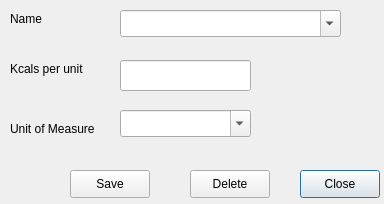
<?xml version="1.0" encoding="UTF-8"?>
<ui version="4.0">
 <class>FoodTypes</class>
 <widget class="QDialog" name="FoodTypes">
  <property name="geometry">
   <rect>
    <x>0</x>
    <y>0</y>
    <width>384</width>
    <height>204</height>
   </rect>
  </property>
  <property name="minimumSize">
   <size>
    <width>384</width>
    <height>204</height>
   </size>
  </property>
  <property name="windowTitle">
   <string>Manage Food Types</string>
  </property>
  <widget class="QPushButton" name="cmdManageFoodClose">
   <property name="geometry">
    <rect>
     <x>300</x>
     <y>170</y>
     <width>80</width>
     <height>28</height>
    </rect>
   </property>
   <property name="text">
    <string>Close</string>
   </property>
  </widget>
  <widget class="QPushButton" name="cmdSave">
   <property name="geometry">
    <rect>
     <x>70</x>
     <y>170</y>
     <width>80</width>
     <height>28</height>
    </rect>
   </property>
   <property name="text">
    <string>Save</string>
   </property>
  </widget>
  <widget class="QComboBox" name="cmbFoodType">
   <property name="geometry">
    <rect>
     <x>120</x>
     <y>10</y>
     <width>221</width>
     <height>27</height>
    </rect>
   </property>
   <property name="editable">
    <bool>true</bool>
   </property>
  </widget>
  <widget class="QLabel" name="label">
   <property name="geometry">
    <rect>
     <x>10</x>
     <y>10</y>
     <width>54</width>
     <height>18</height>
    </rect>
   </property>
   <property name="text">
    <string>Name</string>
   </property>
  </widget>
  <widget class="QComboBox" name="cmbUnitOfMeasure">
   <property name="geometry">
    <rect>
     <x>120</x>
     <y>110</y>
     <width>131</width>
     <height>27</height>
    </rect>
   </property>
   <property name="editable">
    <bool>true</bool>
   </property>
  </widget>
  <widget class="QLabel" name="label_3">
   <property name="geometry">
    <rect>
     <x>10</x>
     <y>120</y>
     <width>91</width>
     <height>18</height>
    </rect>
   </property>
   <property name="text">
    <string>Unit of Measure</string>
   </property>
  </widget>
  <widget class="QLabel" name="label_4">
   <property name="geometry">
    <rect>
     <x>10</x>
     <y>60</y>
     <width>101</width>
     <height>18</height>
    </rect>
   </property>
   <property name="text">
    <string>Kcals per unit</string>
   </property>
  </widget>
  <widget class="QPushButton" name="cmdDelete">
   <property name="geometry">
    <rect>
     <x>190</x>
     <y>170</y>
     <width>80</width>
     <height>28</height>
    </rect>
   </property>
   <property name="text">
    <string>Delete</string>
   </property>
  </widget>
  <widget class="QLineEdit" name="txtKCalories">
   <property name="geometry">
    <rect>
     <x>120</x>
     <y>60</y>
     <width>131</width>
     <height>31</height>
    </rect>
   </property>
  </widget>
 </widget>
 <tabstops>
  <tabstop>cmbFoodType</tabstop>
  <tabstop>txtKCalories</tabstop>
  <tabstop>cmbUnitOfMeasure</tabstop>
  <tabstop>cmdSave</tabstop>
  <tabstop>cmdDelete</tabstop>
  <tabstop>cmdManageFoodClose</tabstop>
 </tabstops>
 <resources/>
 <connections>
  <connection>
   <sender>cmdManageFoodClose</sender>
   <signal>clicked()</signal>
   <receiver>FoodTypes</receiver>
   <slot>close()</slot>
   <hints>
    <hint type="sourcelabel">
     <x>343</x>
     <y>179</y>
    </hint>
    <hint type="destinationlabel">
     <x>329</x>
     <y>114</y>
    </hint>
   </hints>
  </connection>
 </connections>
 <slots>
  <slot>mdiClose()</slot>
 </slots>
</ui>
